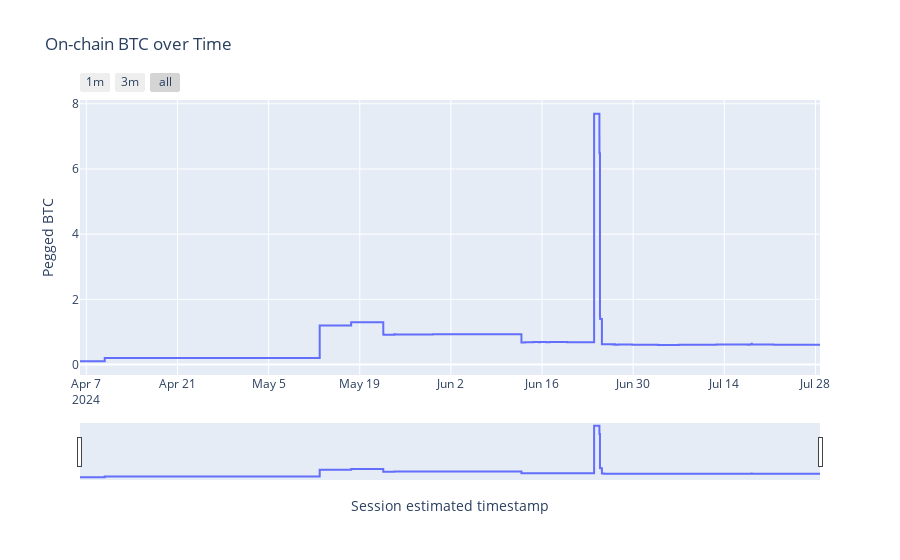

Notebook source saved alongside this figure:
### Code cell
time_plot(btc_value_over_time, 'On-chain BTC over Time', 'Session estimated timestamp', 'Pegged BTC').show()
